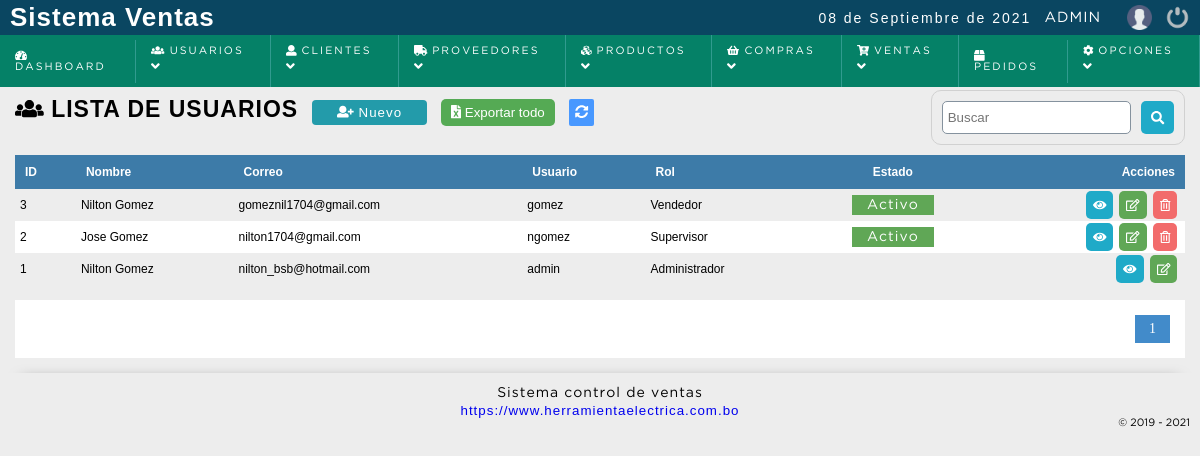
Page /sistema/usuarios/usuarios.php (signed in) on the committed database.
### tables this page shows
CREATE TABLE `usuario` (
  `idusuario` int(11) NOT NULL,
  `dpi` varchar(20) NOT NULL,
  `nombre` varchar(50) DEFAULT NULL,
  `telefono` bigint(20) NOT NULL,
  `correo` varchar(100) DEFAULT NULL,
  `usuario` varchar(15) DEFAULT NULL,
  `clave` varchar(100) DEFAULT NULL,
  `cod_temp` varchar(200) DEFAULT NULL,
  `rol` int(11) DEFAULT NULL,
  `dateadd` datetime NOT NULL DEFAULT current_timestamp(),
  `estatus` int(11) NOT NULL DEFAULT 1
);

CREATE TABLE `rol` (
  `idrol` int(11) NOT NULL,
  `rol` varchar(20) DEFAULT NULL
);

### sistema/includes/functions.php (called while the page is built, shortened)
<?php
	function decrypt($string, $key) {
	   $result = '';
	   $string = base64_decode($string);
	   for($i=0; $i<strlen($string); $i++) {
	      $char = substr($string, $i, 1);
	      $keychar = substr($key, ($i % strlen($key))-1, 1);
	      $char = chr(ord($char)-ord($keychar));
	      $result.=$char;
	   }
	   return $result;
	}
 ?>

### sistema/usuarios/usuarios.php (the view, shortened to what this page needs)
<?php
	include "../../conexion.php";
	$sql_registe = mysqli_query($conection,"SELECT COUNT(*) as total_registro FROM usuario WHERE estatus != 10 ");
	$result_register = mysqli_fetch_array($sql_registe);
	$total_registro = $result_register['total_registro'];
	$por_pagina = 150;
	if(empty($_GET['pagina']))
	{
		$pagina = 1;
	}else{
		$pagina = $_GET['pagina'];
	}
	$desde = ($pagina-1) * $por_pagina;
	$total_paginas = ceil($total_registro / $por_pagina);
	$whereAdmin = "";
	$query = mysqli_query($conection,"SELECT u.idusuario, u.nombre, u.correo, u.usuario, u.estatus, u.rol as idRol, r.rol FROM usuario u INNER JOIN rol r ON u.rol = r.idrol WHERE estatus != 10 {$whereAdmin} ORDER BY u.idusuario DESC LIMIT $desde,$por_pagina
			");
 ?>
<!DOCTYPE html>
<html lang="en">
<head>
	<?php include "../includes/scripts.php"; ?>
</head>
<body>
	<?php include "../includes/header.php"; ?>
	<section id="container">
		<h1> <i class="fas fa-users"></i> Lista de usuarios</h1>
		<a href="registro_usuario.php" class="btn_new"><i class="fas fa-user-plus"></i> Nuevo</a>
		<?php
			if($result > 0)
			{
		?>
		<form action="exportar.php" method="post" class="formExport" >
			<button type="submit" class="bntExport">  <i class="fas fa-file-excel"></i> Exportar todo</button>
		</form>
		<?php } ?>
		<a href="index.php" class="btnRefresh"><i class="fas fa-sync-alt" title="Actualizar"></i></a>
		<form action="buscar_usuario.php" method="get" class="form_search">
			<input type="text" name="busqueda" id="busqueda" placeholder="Buscar">
			<button type="submit" class="btn_search"><i class="fas fa-search"></i></button>
		</form>
		<div class="containerTable">
			<table>
				<tr>
					<th>ID</th>
					<th>Nombre</th>
					<th>Correo</th>
					<th>Usuario</th>
					<th>Rol</th>
					<th class="textcenter">Estado</th>
					<th class="textright">Acciones</th>
				</tr>
			<?php
				if($result > 0){
					while ($data = mysqli_fetch_array($query)) {
						$estado= '';
						if($data["idusuario"] != 1)
						{
							if($data["estatus"] == 0){
								$estado = '<span title="Activar usuario" class="anulada activeUser" estado="'.$data["estatus"].'" onclick="modalActiveUser('.$data["idusuario"].');">Inactivo</span>';
							}else{
								$estado = '<span title="Desactivar usuario" class="pagada activeUser" estado="'.$data["estatus"].'" onclick="modalActiveUser('.$data["idusuario"].');">Activo</span>';
							}
						}
				?>
					<tr id="item_<?php echo $data["idusuario"]; ?>" >
						<td><?php echo $data["idusuario"]; ?></td>
						<td><?php echo $data["nombre"]; ?></td>
						<td><?php echo $data["correo"]; ?></td>
						<td><?php echo $data["usuario"]; ?></td>
						<td><?php echo $data['rol'] ?></td>
						<td class="estado textcenter"><?php echo $estado; ?></td>
						<td class="textright">
							<div class="div_acciones">
								<div>
									<a href="#" class="btn_view btnInfoUser" title="Ver datos"><i class="fas fa-eye"></i></a>
								</div>
								<div>
									<a class="btn_edit" href="editar_usuario.php?id=<?php echo $data["idusuario"]; ?>" title="Editar"><i class="far fa-edit"></i> </a>
								</div>
							<?php if($data["idusuario"] != 1){ ?>
								<div>
									<a class="btn_del" href="eliminar_confirmar_usuario.php?id=<?php echo $data["idusuario"]; ?>" title="Eliminar"><i class="far fa-trash-alt"></i></a>
								</div>
							<?php } ?>
							</div>
						</td>
					</tr>
			<?php
					}
				}else{
					echo '<tr><td colspan="7" align="center"><p><strong>No hay datos para mostrar</strong></p></td></tr>';
				}
			 ?>
			</table>
		</div>
<?php
	if($total_registro != 0)
	{
 ?>
		<div class="paginador">
			<ul>
			<?php
				for ($i=1; $i <= $total_paginas; $i++) {
					if($i == $pagina)
					{
						echo '<li class="pageSelected">'.$i.'</li>';
					}else{
						echo '<li><a href="?pagina='.$i.'">'.$i.'</a></li>';
					}
				}
			 ?>
			</ul>
		</div>
<?php } ?>
	</section>
	<?php include "../includes/footer.php"; ?>
</body>
</html>

### sistema/css/style.css (style rules this page uses)
* { margin: 0; padding: 0; box-sizing: border-box; }
body { background: #ededed; }
h1, h2, h3, h4, h5, h6 { font-family: 'arial'; font-weight: bold; letter-spacing: 1px; }
h1 { font-size: 26px; }
a { text-decoration: none; font-family: arial; letter-spacing: 1px; }
span { font-family: 'GothamBook'; letter-spacing: 1px; font-size: 14px; line-height: 20px; }
#container { padding: 90px 15px 15px; }
form { background: #FFF; margin: auto; padding: 20px 43px; border: 1px solid #d1d1d1; }
input,select,textarea { display: block; width: 100%; font-size: 10pt; padding: 5px; border: 1px solid #85929e; border-radius: 5px; }
.btnRefresh { margin-left: 10px; color: #FFF; font-size: 10pt; background:#4898ff; padding: 6px; border-radius: 2px; }
#container h1 { font-size: 23px; text-transform: uppercase; display: inline-block; }
.btn_new { display: inline-block; background: #239baa; color: #FFF; padding: 5px 25px; border-radius: 4px; border: 0; margin: 10px; cursor: pointer; font-size: 10pt; }
table { border-collapse: collapse; font-size: 9pt; font-family: 'arial'; width: 100%; }
table th { text-align: left; padding: 10px; background: #3d7ba8; color: #FFF; }
table tr:nth-child(odd) { background: #FFF; }
table td { padding: 2px 5px; }
.activeUser { cursor: pointer; }
.paginador ul { padding: 15px; list-style: none; background: #FFF; margin-top: 15px; display: -webkit-flex; display: -moz-flex; display: -ms-flex; display: -o-flex; display: flex; justify-content: flex-end; }
.paginador a, .pageSelected { color: #428bca; border: 1px solid #ddd; padding: 5px; display: inline-block; font-size: 14px; text-align: center; width: 35px; }
.pageSelected { color: #FFF; background: #428bca; border: 1px solid #428bca; }
.form_search { display: -webkit-flex; display: -moz-flex; display: -ms-flex; display: -o-flex; display: flex; float: right; background: initial; padding: 10px; border-radius: 10px; margin-bottom: 10px; }
.form_search .btn_search { background: #1faac8; color: #FFF; padding: 10px; border: 0; cursor: pointer; margin-left: 10px; display: -webkit-flex; display: -moz-flex; display: -ms-flex; display: -o-flex; display: flex; border-radius: 5px; }
.textright { text-align: right; }
.textcenter { text-align: center; }
.pagada, .anulada, .reserva { color: #FFF; background: #60a756; text-align: center; padding: 4px 15px; width: 100%; }
.div_acciones { display: -webkit-flex; display: -moz-flex; display: -ms-flex; display: -o-flex; display: flex; justify-content: flex-end; }
.btn_view, .btn_edit, .btn_del, .btn_add, .btn_sendEmail, .btn_print { background-color: #1faac8; border: 0; border-radius: 5px; cursor: pointer; padding: 7px; margin: 0 3px; color: #FFF; }
.div_acciones .btn_view, .div_acciones .btn_edit, .div_acciones .btn_del, .btn_add { display: block; }
.btn_edit { background-color: #60a756; }
.btn_del { background-color: #f26b6b; }
.formExport { padding: initial; display: inline-block; background: initial; border: initial; }
.bntExport { cursor: pointer; color: #FFF; background: #55aa54; border: 0; padding: 6px 10px; border-radius: 5px; }

### rows in the picture
usuario: idusuario "3", nombre "Nilton Gomez", correo "gomeznil1704@gmail.com", usuario "gomez", rol.rol "Vendedor"
usuario: idusuario "2", nombre "Jose Gomez", correo "nilton1704@gmail.com", usuario "ngomez", rol.rol "Supervisor"
usuario: idusuario "1", nombre "Nilton Gomez", correo "nilton_bsb@hotmail.com", usuario "admin", rol.rol "Administrador"

### other values in the picture
fechaC() "08 de Septiembre de 2021"
$_SESSION['user'] "ADMIN"
WEB_EMPRESA "https://www.herramientaelectrica.com.bo"
